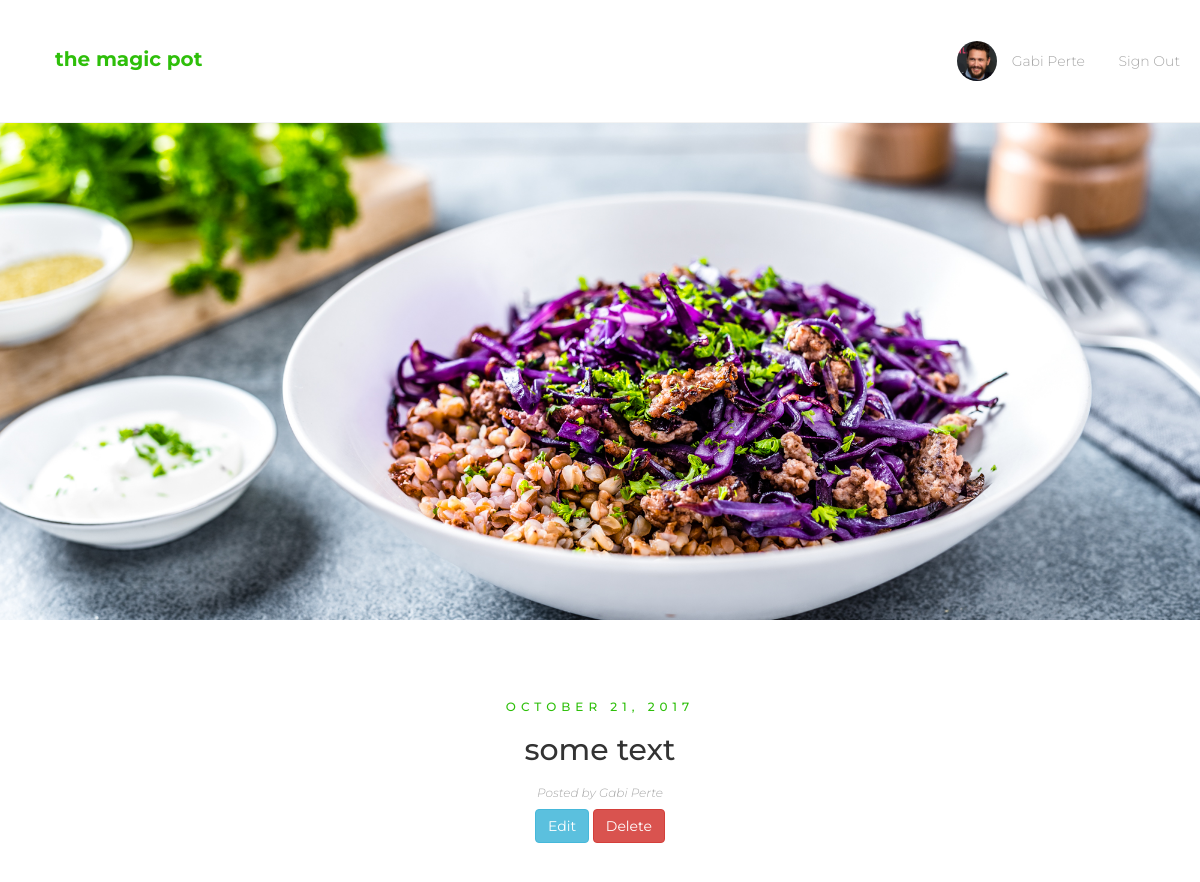
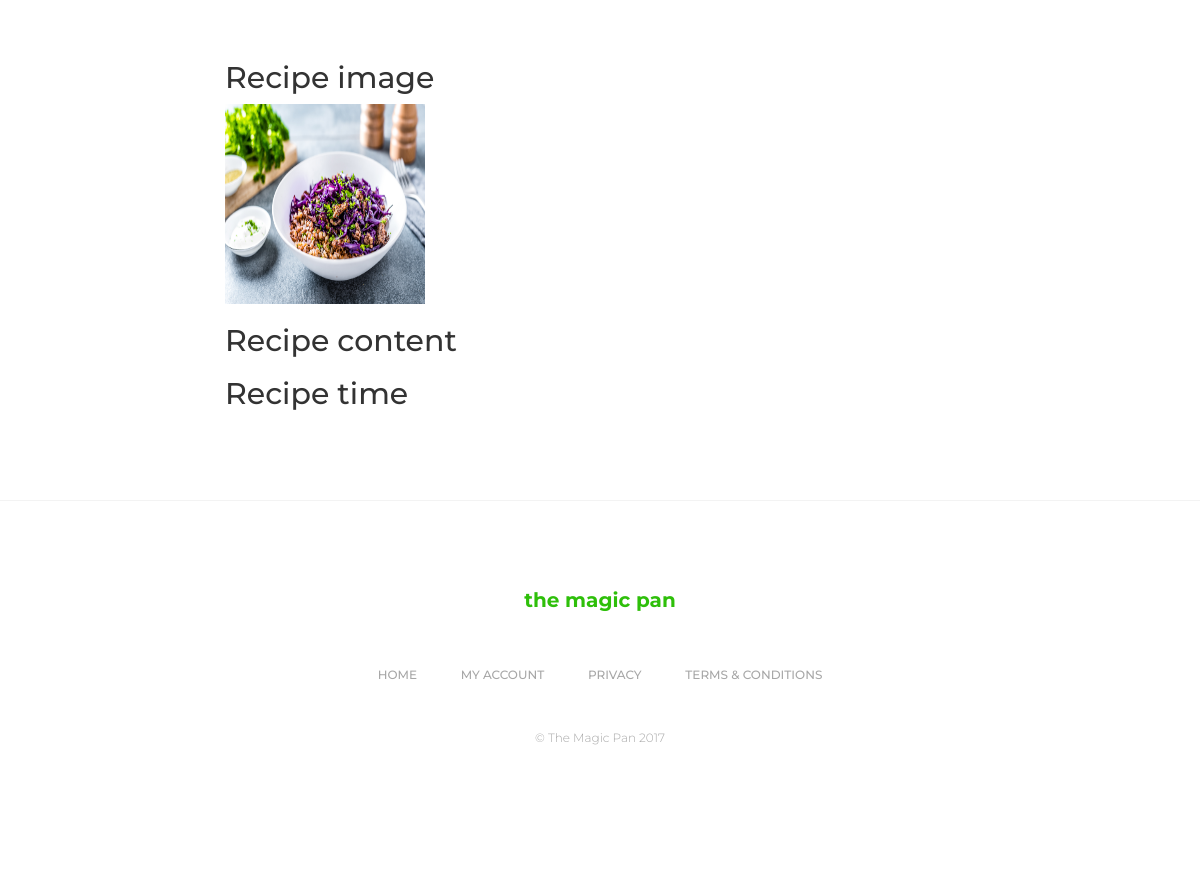
Page /view-recipe.php?recipe-id=7 (signed in) on the committed database (2 pictures, top to bottom).
### tables this page shows
CREATE TABLE `users` (
  `id` int(11) NOT NULL,
  `username` varchar(50) NOT NULL,
  `password` varchar(255) NOT NULL,
  `created_at` datetime DEFAULT CURRENT_TIMESTAMP,
  `avatar` longtext,
  `alias` varchar(100) NOT NULL,
  `location` varchar(100) NOT NULL,
  `description` varchar(200) NOT NULL
);

CREATE TABLE `blogs` (
  `blog__id` int(11) NOT NULL,
  `blog__title` varchar(255) NOT NULL,
  `blog__thumb` varchar(255) NOT NULL,
  `blog__content` mediumtext NOT NULL,
  `blog__time` mediumtext NOT NULL,
  `blog__user__id` int(11) NOT NULL,
  `blog__date` timestamp NOT NULL DEFAULT CURRENT_TIMESTAMP ON UPDATE CURRENT_TIMESTAMP
);

### functions.php (called while the page is built, shortened)
<?php
	$site_title = "The Magic Pot";
	$currentUserName = $_SESSION["username"];
	$con = mysqli_connect("localhost","root","root","magic_pan");
	$currentUserSQL = "SELECT * FROM users WHERE username = '$currentUserName'";
	$currentUserQuery = mysqli_query($con, $currentUserSQL);
	$currentUserRow = mysqli_fetch_row($currentUserQuery);
	$currentUserImg = $currentUserRow[4];
	$user__alias = $currentUserRow[5];
	if (strlen($currentUserImg) > 0)
	{
	    $user__src = "uploads/$currentUserImg";
	}
	else
	{
	    $user__src = "uploads/default.png";
	}
?>

### view-recipe.php (the view, shortened to what this page needs)
<?php include('template/header.php'); ?>
<?php
$recipeId = $_GET["recipe-id"];
$recipeSQL = "SELECT * FROM `blogs` WHERE `blog__id` = $recipeId";
$recipeQuery = mysqli_query($con, $recipeSQL);
$recipeRow = mysqli_fetch_row($recipeQuery);
$blog__title = $recipeRow[1];
$blog__thumb = $recipeRow[2];
$blog__date = $recipeRow[6];
$blogDateArr1 = explode (" ", $blog__date);
$blogDate1 = $blogDateArr1[0];
$blogDateArr2 = explode ("-", $blogDate1);
$blogDateYear = $blogDateArr2[0];
$blogDateMonth = $blogDateArr2[1];
$blogDateDay = $blogDateArr2[2];
$monthArr = ["", "January", "February", "March", "April", "May", "June", "July", "August", "September", "October", "November", "December"];
$blogDateMonth = $monthArr[$blogDateMonth];
?>
<div class="single-page-container">
	<div class="container-fluid no-padding">
		<div class="single-page-thumbnail"></div>
	</div>
	<div class="container">
		<div class="row">
			<div class="single-page-header">
				<h3 class="single-page-date"><?php echo $blogDateMonth . " " . $blogDateDay; ?>, <?php echo $blogDateYear; ?></h3>
				<h1 class="single-page-title"><?php echo $blog__title; ?></h1>
				<h4 class="single-page-post-author">Posted by <?php echo $user__alias; ?></h4>
				<a href="edit-recipe.php?&amp;recipe-id=<?php echo $recipeId; ?>" class="btn btn-info">Edit</a>
				<a href="delete-recipe.php?&amp;recipe-id=<?php echo $recipeId; ?>" class="btn btn-danger">Delete</a>
			</div>
			<div class="single-page-entry-content col-sm-8 col-sm-offset-2">
				<?php if (strlen($blog__thumb) > 14): ?>
					<h2>Recipe image</h2>
					<img src="<?php echo $blog__thumb; ?>" height="200" width="200">
				<?php endif; ?>
				<h2>Recipe content</h2>
				<h2>Recipe time</h2>
			</div>
		</div>
	</div>
</div>
<?php include('template/footer.php'); ?>

### template/header.php (shortened to what this page needs)
<?php include('functions.php'); ?>
<!DOCTYPE html>
<html lang="en">
	<head>
		<link rel="stylesheet" href="https://maxcdn.bootstrapcdn.com/bootstrap/3.3.7/css/bootstrap.css">
		<link rel="stylesheet" type="text/css" href="https://cdnjs.cloudflare.com/ajax/libs/simple-line-icons/2.4.1/css/simple-line-icons.css">
		<link rel="stylesheet" type="text/css" href="style.css">
	</head>
	<body>
		<div class="main-content">
		<header class="site-header">
			<div class="container">
				<div class="row">
					<div class="site-logo col-sm-4">
						<h1><?php echo $site_title; ?></h1>
					</div>
					<div class="col-sm-4"></div>
					<div class="site-navigation col-sm-6 pull-right">
						<ul class="nav-item nav-user pull-right">
							<li class="user-avatar"><a href="account.php"><span class="user-avatar-img" style="background: url('<?php echo $user__src; ?>');"></span><?php echo $user__alias; ?></li></a>
							<li><a href="logout.php"><span class="icon-logout"></span>Sign Out</li></a>
						</ul>
					</div>
				</div>
			</div>
		</header>

### style.css (style rules this page uses)
html, body { height: 100%; }
body { font-family: "Montserrat"; transition: 0.5s ease-in-out; }
ul { list-style: none; margin: 0; padding: 0; }
.no-padding { padding: 0; }
.site-header { background-color: #fff; position: fixed; width: 100%; top: 0; border-bottom: 1px solid #f3f3f3; padding: 40px; z-index: 999; transition: 0.5s ease-in-out; }
.site-logo h1 { color: #2ebf0a; text-transform: lowercase; font-size: 20px; font-weight: 700; margin: 0; line-height: 1.9; }
.site-navigation ul li { margin-right: 15px; font-weight: 300; }
.site-navigation ul li span { color: #2ebf0a; margin-right: 15px; }
.site-navigation ul li a { color: #a7a7a7; }
.nav-item { margin-left: 35px; }
.main-content { transition: 0.5s ease-in-out; }
.nav-user li { line-height: 2.9; display: inline-block; }
.user-avatar-img { width: 40px; height: 40px; float: left; border-radius: 50px; margin-right: 12px; background-size: cover!important; background-position: 50%!important; }
.single-page-container { padding: 120px 0 0; }
.single-page-thumbnail { height: 500px; background: url('assets/images/203.jpg'); background-size: cover; background-position: 100%; }
.single-page-header { text-align: center; margin: 80px 0; }
.single-page-title { max-width: 700px; margin: 20px auto; font-size: 30px; }
.single-page-date { color: #2ebf0a; font-size: 12px; text-transform: uppercase; letter-spacing: 5px; }
.single-page-post-author { font-size: 12px; font-weight: 300; font-style: italic; color: #a7a7a7; }

### rows in the picture
users: avatar (picture), alias "Gabi Perte"
blogs: blog__date "OCTOBER", blog__date "21", blog__date "2017", blog__title "some text", blog__thumb (picture)

### other values in the picture
$site_title "the magic pot"
$site_title "the magic pan"
$site_title "The Magic Pan"
